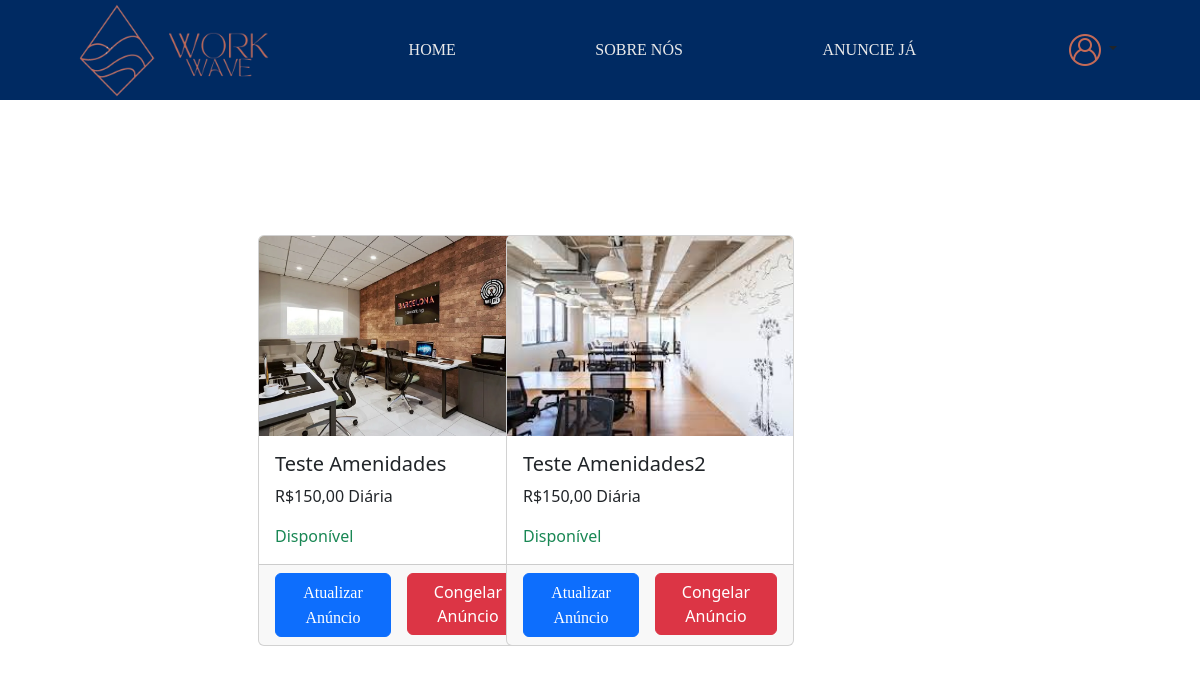
The app's page /SeusAnuncios.php (signed in), older data.
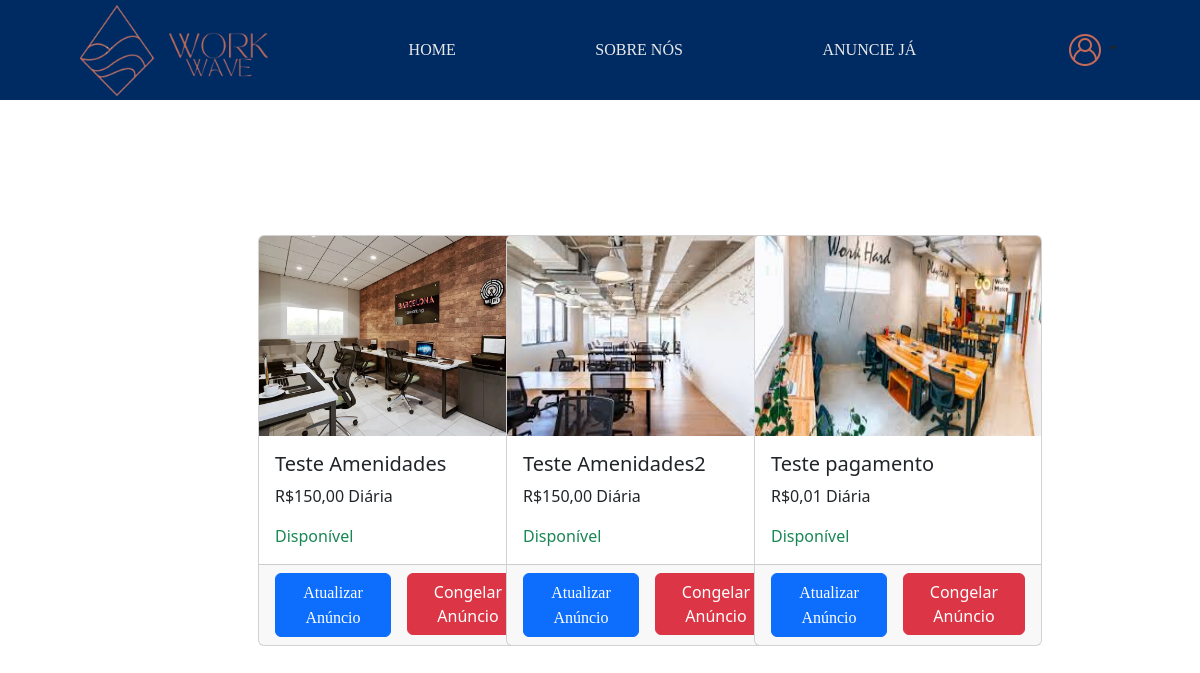
The same page, newer data.
### tables this page shows
CREATE TABLE `espacodados` (
  `EspId` int(11) NOT NULL,
  `EspNome` varchar(255) NOT NULL,
  `EspEndereco` varchar(255) NOT NULL,
  `EspDescricao` mediumtext NOT NULL,
  `EspCapacidade` int(11) NOT NULL,
  `EspDisponibilidade` tinyint(1) DEFAULT NULL,
  `EspDataCadastro` date NOT NULL,
  `ProId` int(11) NOT NULL,
  `EspImg` varchar(255) DEFAULT NULL,
  `EspPreco` decimal(10,2) DEFAULT NULL,
  `SerId` int(11) DEFAULT NULL,
  `EspCongelado` tinyint(1) DEFAULT 0
);

### SeusAnuncios.php (the view, shortened to what this page needs)
<!DOCTYPE html>
<html lang="en">
<head>
    <link href="https://cdn.jsdelivr.net/npm/bootstrap@5.3.3/dist/css/bootstrap.min.css" rel="stylesheet">
    <link rel="stylesheet" href="css/Style.css">
    <link rel="stylesheet" href="css/SeusAnuncios.css">
</head>
<body>
<header>
    <div class="logo">
        <img src="img/WorkWave-removebg-preview (1).png" alt="" width="95px" height="95px">
        <img src="img/WorkWave__2_-removebg-preview.png" alt="" width="100px" height="100px">
    </div>
    <a href="index.php" class="underline">HOME</a>
    <a href="SobreNos.php" class="underline">SOBRE NÓS</a>
    <a href="AnuncieJa.php" class="underline">ANUNCIE JÁ</a>
    <?php
        if (!isset($_SESSION['usuario_validado']) || $_SESSION['usuario_validado'] == false) {
    ?>
        <div class="dropdown">
            <a class="btn dropdown-toggle" href="#" role="button" data-bs-toggle="dropdown" aria-expanded="false">
                <img src="img/user-logo.png" alt="">
            </a>
            <ul class="dropdown-menu">
                <li><a class="dropdown-item" href="login.php">Fazer Login</a></li>
            </ul>
        </div>
    <?php
        } else {
    ?>
        <div class="dropdown">
            <a class="btn dropdown-toggle" href="#" role="button" data-bs-toggle="dropdown" aria-expanded="false">
                <img src="img/user-logo.png" alt="">
            </a>
        </div>
    <?php
        };
    ?>
</header>
<div class="conteudo conteudo-principal">
    <div class="postagem">
        <?php
            try {
                $conexao = new PDO("mysql:host=localhost; dbname=workwave", "root", "");
                $conexao->setAttribute(PDO::ATTR_ERRMODE, PDO::ERRMODE_EXCEPTION);
            } catch (PDOException $erro) {
                echo "Erro na conexão:" . $erro->getMessage();
            }
            if (isset($_SESSION['UsuarioId'])) {
                $query = "SELECT EspId, EspNome, EspCapacidade, EspDisponibilidade, EspImg, EspPreco, EspCongelado FROM EspacoDados WHERE ProId = :UsuarioId";
                $stmt = $conexao->prepare($query);
                $stmt->bindValue(':UsuarioId', $_SESSION['UsuarioId']);
                $stmt->execute();
                $anuncios = $stmt->fetchAll();
            } else {
                $anuncios = [];
            }
        ?>
        <div class="row row-cols-1 row-cols-md-2 row-cols-lg-3 g-4">
            <?php foreach ($anuncios as $anuncio): ?>
                <div class="col">
                    <div class="card" style="width: 18rem;">
                        <img src="img/<?php echo htmlspecialchars($anuncio['EspImg']); ?>" class="card-img-top" alt="Imagem de <?php echo htmlspecialchars($anuncio['EspNome']); ?>" height="200px">
                        <div class="card-body">
                            <h5 class="card-title"><?php echo htmlspecialchars($anuncio['EspNome']); ?></h5>
                            <p class="card-text">R$<?php echo number_format($anuncio['EspPreco'], 2, ',', '.'); ?> Diária</p>
                            <p class="card-text <?php echo $anuncio['EspDisponibilidade'] == 0 ? 'text-danger' : 'text-success'; ?>">
                                <?php echo $anuncio['EspDisponibilidade'] == 0 ? 'Indisponível' : 'Disponível'; ?>
                            </p>
                        </div>
                        <div class="card-footer">
                            <div class="d-flex justify-content-between">
                                <button type="submit" class="btn btn-primary me-3"><a href="EditarAnuncio.php" class="text-white">Atualizar Anúncio</a></button>
                                <?php if ($anuncio['EspCongelado'] == 1): ?>
                                    <form action="DescongelarAnuncio.php" method="POST">
                                        <input type="hidden" name="anuncio_id" value="<?php echo $anuncio['EspId']; ?>">
                                        <button type="submit" class="btn btn-success">Descongelar Anúncio</button>
                                    </form>
                                <?php else: ?>
                                    <form action="CongelarAnuncio.php" method="POST">
                                        <button type="submit" class="btn btn-danger" onclick="return confirm('Tem certeza de que deseja congelar este anúncio?')">Congelar Anúncio</button>
                                    </form>
                                <?php endif; ?>
                            </div>
                        </div>
                    </div>
                </div>
            <?php endforeach;?>
        </div>
    </div>
</div>
</body>
</html>

Row changes from the older to the newer data that the page shows:
added espacodados: EspImg (picture), EspNome "Teste pagamento", EspPreco "0,01", EspDisponibilidade "Disponível"
